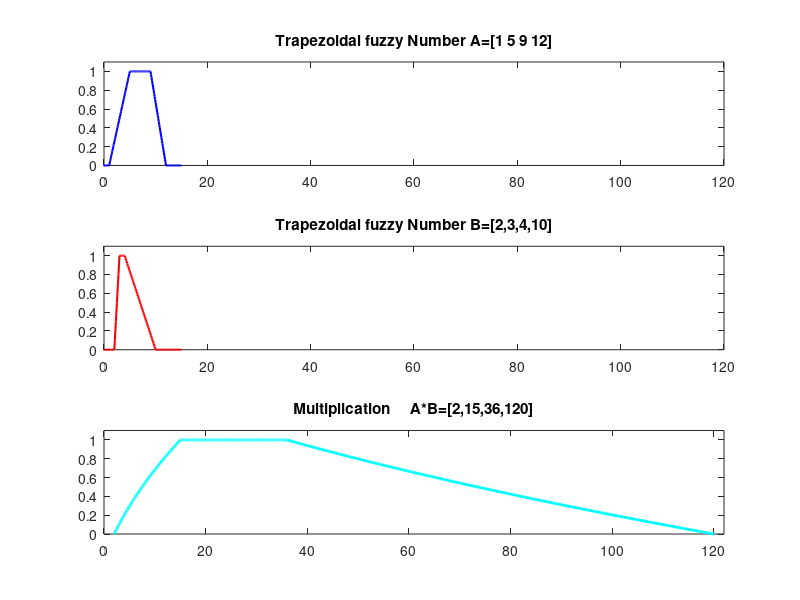

MATLAB code to generate this figure:
clear
clc
%  Shahab Sotudian--94125091
% Trapezoidal  Number Operations
% Trapezoidal fuzzy Number A
a1=1;
a2=5;
a3=9;
a4=12;
% Trapezoidal fuzzy Number B
b1=2;
b2=3;
b3=4;
b4=10;
alfa=0;
y=[];
l = -5:0.1:15;
% alfa cut
A=[((a2-a1)*alfa+a1),(-(a4-a3)*alfa+a4)];
B=[((b2-b1)*alfa+b1),(-(b4-b3)*alfa+b4)];

% Multiplication 
for i=1:1:101
    alfa=(i-1)/100;
   y(i)=alfa;
s1(i)=((a2-a1)*alfa+a1).*((b2-b1)*alfa+b1);
s2(i)=(-(a4-a3)*alfa+a4).*(-(b4-b3)*alfa+b4);


end



       subplot(311)
h1=trapmf(l,[1 5 9 12]);
plot(l,h1,'b','linewidth',1.5)
title('Trapezoidal fuzzy Number A=[1 5 9 12]')
axis([0,120,0,1.1])
       subplot(312)
h2=trapmf(l,[2,3,4,10]);
plot(l,h2,'r','linewidth',1.5)
title('Trapezoidal fuzzy Number B=[2,3,4,10]')
axis([0,120,0,1.1])

      subplot(313)
plot(s1,y,'c','linewidth',2)
hold on
plot(s2,y,'c','linewidth',2)
hold on
s3=s1(101):0.1:s2(101);
p=ones([size(s3),1]);
plot(s3,p,'c','linewidth',2)
axis([0,122,0,1.1])
title('Multiplication     A*B=[2,15,36,120]')
